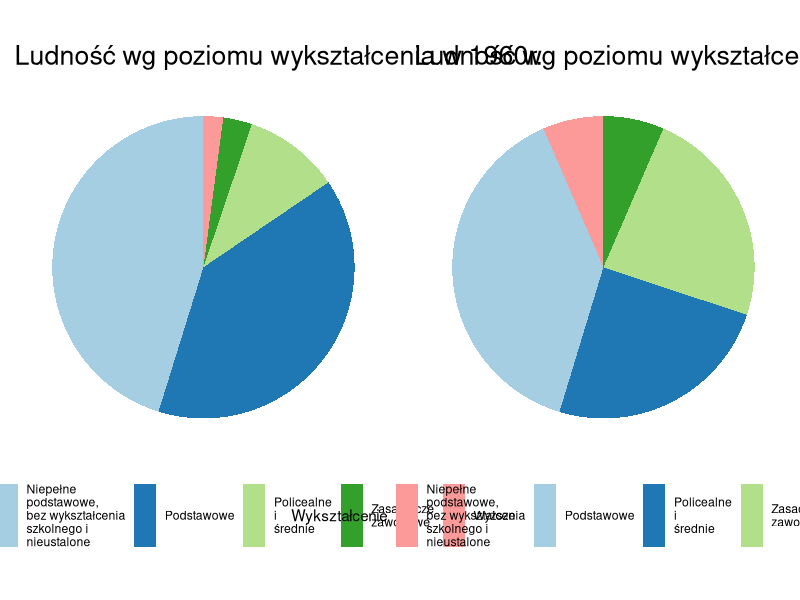

Write R code to recreate this figure.
## ---- chunk 1
knitr::opts_chunk$set(echo = TRUE)
## ---- chunk 2
library(ggplot2)
w1960<-c(45.2,39.3,10.3, 3.1, 2.1)
w1988<-c(6.5,38.8,24.6,23.6,6.5)
nazwy<-factor(c("Niepełne\npodstawowe,\nbez wykształcenia\nszkolnego i\nnieustalone","Podstawowe", "Policealne\ni\nśrednie", "Zasadnicze\nzawodowe", "Wyższe"),levels =c("Niepełne\npodstawowe,\nbez wykształcenia\nszkolnego i\nnieustalone","Podstawowe", "Policealne\ni\nśrednie", "Zasadnicze\nzawodowe", "Wyższe"))

df <- data.frame(
  Wykształcenie = nazwy,
  value = w1960)
df2 <- data.frame(
  Wykształcenie = nazwy,
  value = w1988)

library(gridExtra)
library(grid)

kolor=c("#a6cee3","#1f78b4","#b2df8a","#33a02c","#fb9a99")
p1<- ggplot(df, aes(x="", y=value, fill=Wykształcenie))+
  geom_bar(width = 1, stat = "identity")+
  ggtitle("Ludność wg poziomu wykształcenia w 1960r.")+
  theme_minimal()+
  theme(panel.border = element_blank(),
        panel.grid=element_blank(),
        axis.ticks = element_blank(),
        axis.text.x = element_blank(),
        axis.title.x=element_blank(),
        axis.title.y=element_blank(),
        plot.title = element_text(size = rel(1.75)),
        legend.position="bottom")+
  coord_polar("y", start=0)+
  scale_fill_manual(values=kolor)
p2<- ggplot(df2, aes(x="", y=value, fill=Wykształcenie))+
  geom_bar(width = 1, stat = "identity")+
  ggtitle("Ludność wg poziomu wykształcenia w 1988r.")+
  theme_minimal()+
  theme(panel.border = element_blank(),
        panel.grid=element_blank(),
        axis.ticks = element_blank(),
        axis.text.x = element_blank(),
        axis.title.x=element_blank(),
        axis.title.y=element_blank(),
        plot.title = element_text(size=rel(1.75)),
        legend.position="bottom")+
  coord_polar("y", start=0)+
  scale_fill_manual(values=kolor[c(5,1,2,3,4)])
grid.arrange(p1,p2,ncol=2)
